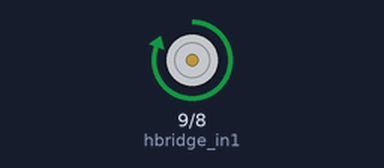
A sketch run on a simulated Arduino Uno, built with avr-gcc and run on an emulated ATmega328P. On the bench: motor-driver pin pairs drawn as motors (green arrow = first pin HIGH = forward, orange = second pin HIGH = backward, longer = more drive).

Above: at 1.5 s.
At 3.5 s:
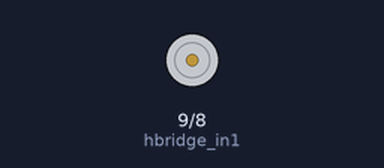
At 5.5 s:
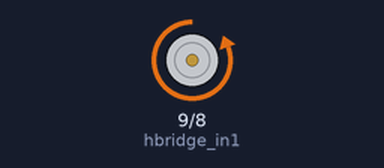
Timing chart, 0 to 10.4 s (numbered marks = the images above):
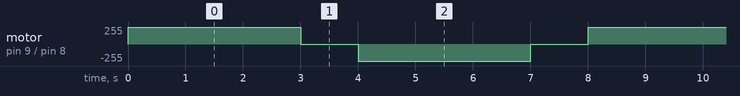

The sketch:

askhsh2_1.ino
```cpp
int hbridge_in1 = 9;
int hbridge_in2 = 8;

void setup(void)
{
  pinMode(hbridge_in1, OUTPUT);
  pinMode(hbridge_in2, OUTPUT);
}
void loop(void)
{
  digitalWrite(hbridge_in1, HIGH);
  digitalWrite(hbridge_in2, LOW);
  delay(3000);

  digitalWrite(hbridge_in1, LOW);
  digitalWrite(hbridge_in2, LOW);
  delay(1000);

  digitalWrite(hbridge_in1, LOW);
  digitalWrite(hbridge_in2, HIGH);
  delay(3000);

  digitalWrite(hbridge_in1, HIGH);
  digitalWrite(hbridge_in2, HIGH);
  delay(1000);
}
```

Measured:
- by itself, motor on pin 9 (hbridge_in1) / pin 8 (hbridge_in2): repeats every 8.0 s: stopped 1.0 s, backward 255/255 3.0 s, stopped 1.0 s, forward 255/255 3.0 s
